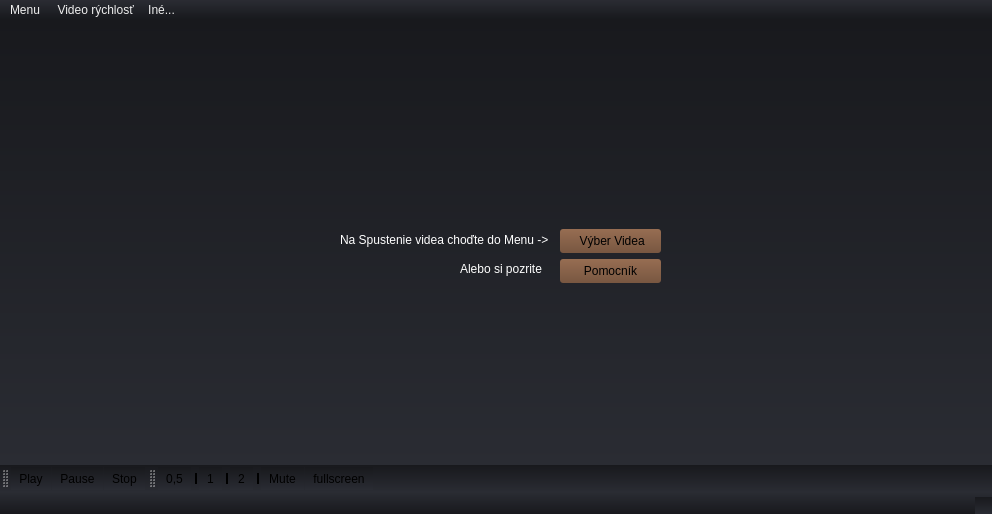
<?xml version="1.0" encoding="UTF-8"?>
<ui version="4.0">
 <class>MainWindow</class>
 <widget class="QMainWindow" name="MainWindow">
  <property name="geometry">
   <rect>
    <x>0</x>
    <y>0</y>
    <width>992</width>
    <height>514</height>
   </rect>
  </property>
  <property name="windowTitle">
   <string>MainWindow</string>
  </property>
  <property name="styleSheet">
   <string notr="true">QWidget
{
	background-color: qlineargradient(spread:repeat, x1:1, y1:0, x2:1, y2:1, stop:0 rgba(24, 25, 29, 255),stop:1 rgba(42, 44, 51, 255));
	color: #000000;
	border-color: #000000;

}


/*-----QLabel-----*/
QLabel
{
	background-color: transparent;
	color: #ffffff;

}


QLabel::disabled
{
	background-color: transparent;
	color: gray;

}


/*-----QMenuBar-----*/
QMenuBar
{
	background-color: qlineargradient(spread:repeat, x1:1, y1:0, x2:1, y2:1, stop:0 rgba(42, 44, 51, 255), stop:1 rgba(24, 25, 29, 255));
	color: #eee;
	border-color: #000000;

}


QMenuBar::item
{
    background-color: transparent;
	
}


QMenuBar::item:disabled
{
    background-color: transparent;
	color: gray;

}


QMenuBar::item:selected
{
    background-color: qlineargradient(spread:repeat, x1:1, y1:0, x2:1, y2:1, stop:0 rgba(171, 129, 102, 255),stop:1 rgba(140, 107, 85, 255));

}


QMenuBar::item:pressed
{
    background-color: qlineargradient(spread:repeat, x1:1, y1:0, x2:1, y2:1, stop:0 rgba(121, 79, 52, 255),stop:1 rgba(90, 57, 35, 255));
    border: 1px solid #794f34;
    margin-bottom: -1px;
    padding-bottom: 1px;

}


/*-----QMenu-----*/
QMenu
{
    background-color: qlineargradient(spread:repeat, x1:1, y1:0, x2:1, y2:1, stop:0 rgba(24, 25, 29, 255),stop:1 rgba(42, 44, 51, 255));
    border: 1px solid;
    color: #eee;

}


QMenu::separator
{
    height: 1px;
    background-color: #000;
    color: #ffffff;
    padding-left: 4px;
    margin-left: 10px;
    margin-right: 5px;

}


QMenu::item
{
    min-width : 150px;
    padding: 3px 20px 3px 20px;

}


QMenu::item:selected
{
    background-color: qlineargradient(spread:repeat, x1:1, y1:0, x2:1, y2:1, stop:0 rgba(121, 79, 52, 255),stop:1 rgba(90, 57, 35, 255));
    color: #ffffff;

}


QMenu::item:disabled
{
    color: #262626;

}



/*-----QPushButton-----*/
QPushButton
{
	background-color: qlineargradient(spread:repeat, x1:1, y1:0, x2:1, y2:1, stop:0 rgba(151, 109, 82, 255),stop:1 rgba(120, 87, 65, 255));
	color: #000000;
	border-color: #000000;
	border-radius: 3px;

}


QPushButton::hover
{
	background-color: qlineargradient(spread:repeat, x1:1, y1:0, x2:1, y2:1, stop:0 rgba(171, 129, 102, 255),stop:1 rgba(140, 107, 85, 255));
	color: #000000;
	border-color: #000000;
	border-radius: 3px;

}


QPushButton::pressed
{
	background-color: qlineargradient(spread:repeat, x1:1, y1:0, x2:1, y2:1, stop:0 rgba(121, 79, 52, 255),stop:1 rgba(90, 57, 35, 255));
	color: #000000;
	border-color: #000000;
	border-radius: 3px;

}


QPushButton::checked
{
	background-color: qlineargradient(spread:repeat, x1:1, y1:0, x2:1, y2:1, stop:0 rgba(121, 79, 52, 255),stop:1 rgba(90, 57, 35, 255));
	color: #000000;
	border-color: #000000;
	border-radius: 3px;

}


/*-----QSlider-----*/
QSlider{
	background-color: transparent;

}


QSlider::groove:horizontal 
{
	background-color: transparent;
	height: 3px;

}


QSlider::sub-page:horizontal 
{
	background-color: qlineargradient(spread:repeat, x1:1, y1:0, x2:1, y2:1, stop:0 rgba(121, 79, 52, 255),stop:1 rgba(90, 57, 35, 255));

}


QSlider::add-page:horizontal 
{
	background-color: #666765;

}


QSlider::handle:horizontal 
{
	background-color: qlineargradient(spread:repeat, x1:1, y1:0, x2:1, y2:1, stop:0 rgba(151, 109, 82, 255),stop:1 rgba(120, 87, 65, 255));
	width: 14px;
	margin: -5px;
	border-radius: 6px;

}


QSlider::handle:horizontal:hover 
{
	background-color: qlineargradient(spread:repeat, x1:1, y1:0, x2:1, y2:1, stop:0 rgba(121, 79, 52, 255),stop:1 rgba(90, 57, 35, 255));

}


QSlider::sub-page:horizontal:disabled 
{
	background-color: #bbb;
	border-color: #999;

}


QSlider::add-page:horizontal:disabled 
{
	background-color: #eee;
	border-color: #999;

}


QSlider::handle:horizontal:disabled 
{
	background-color: #eee;
	border: 1px solid #aaa;
	border-radius: 3px;

}


/*-----QStatusBar-----*/
QStatusBar
{
	background-color: qlineargradient(spread:repeat, x1:1, y1:0, x2:1, y2:1, stop:0 rgba(42, 44, 51, 255), stop:1 rgba(24, 25, 29, 255));
	color: #eee;
	border-color: #000000;

}

QToolBar {
 
}</string>
  </property>
  <widget class="QWidget" name="centralwidget">
   <widget class="QLabel" name="label">
    <property name="geometry">
     <rect>
      <x>340</x>
      <y>190</y>
      <width>321</width>
      <height>61</height>
     </rect>
    </property>
    <property name="text">
     <string>Na Spustenie videa choďte do Menu -&gt; </string>
    </property>
   </widget>
   <widget class="QPushButton" name="actionVyber_videa_2">
    <property name="geometry">
     <rect>
      <x>560</x>
      <y>210</y>
      <width>101</width>
      <height>24</height>
     </rect>
    </property>
    <property name="text">
     <string> Výber Videa</string>
    </property>
    <property name="icon">
     <iconset resource="resources.qrc">
      <normaloff>:/images/resources/VyberVidea-2.png</normaloff>:/images/resources/VyberVidea-2.png</iconset>
    </property>
   </widget>
   <widget class="QLabel" name="label_2">
    <property name="geometry">
     <rect>
      <x>460</x>
      <y>240</y>
      <width>221</width>
      <height>20</height>
     </rect>
    </property>
    <property name="text">
     <string>Alebo si pozrite </string>
    </property>
   </widget>
   <widget class="QPushButton" name="pushButton">
    <property name="geometry">
     <rect>
      <x>560</x>
      <y>240</y>
      <width>101</width>
      <height>24</height>
     </rect>
    </property>
    <property name="text">
     <string>Pomocník</string>
    </property>
   </widget>
  </widget>
  <widget class="QMenuBar" name="menubar">
   <property name="geometry">
    <rect>
     <x>0</x>
     <y>0</y>
     <width>992</width>
     <height>21</height>
    </rect>
   </property>
   <widget class="QMenu" name="menuMenu">
    <property name="title">
     <string>Menu</string>
    </property>
    <addaction name="actionVyber_videa"/>
    <addaction name="actionPlay"/>
    <addaction name="actionPause"/>
    <addaction name="actionStop"/>
   </widget>
   <widget class="QMenu" name="menuIn">
    <property name="title">
     <string> Video rýchlosť</string>
    </property>
    <addaction name="actionSlowMotion"/>
    <addaction name="actionNormalMotion"/>
    <addaction name="actionFastMotion"/>
   </widget>
   <widget class="QMenu" name="menuIn_2">
    <property name="title">
     <string>Iné...</string>
    </property>
    <addaction name="actionPomocn_k"/>
   </widget>
   <addaction name="menuMenu"/>
   <addaction name="menuIn"/>
   <addaction name="menuIn_2"/>
  </widget>
  <widget class="QStatusBar" name="statusbar"/>
  <widget class="QToolBar" name="toolBar">
   <property name="windowTitle">
    <string>toolBar</string>
   </property>
   <attribute name="toolBarArea">
    <enum>BottomToolBarArea</enum>
   </attribute>
   <attribute name="toolBarBreak">
    <bool>false</bool>
   </attribute>
   <addaction name="actionPlay"/>
   <addaction name="actionPause"/>
   <addaction name="actionStop"/>
  </widget>
  <widget class="QToolBar" name="toolBar_4">
   <property name="windowTitle">
    <string>toolBar_4</string>
   </property>
   <attribute name="toolBarArea">
    <enum>BottomToolBarArea</enum>
   </attribute>
   <attribute name="toolBarBreak">
    <bool>false</bool>
   </attribute>
   <addaction name="actionSlowMotion"/>
   <addaction name="separator"/>
   <addaction name="actionNormalMotion"/>
   <addaction name="separator"/>
   <addaction name="actionFastMotion"/>
   <addaction name="separator"/>
   <addaction name="actionMute"/>
   <addaction name="actionfullscreen"/>
  </widget>
  <action name="actionPlay">
   <property name="icon">
    <iconset resource="resources.qrc">
     <normaloff>:/images/resources/play-2.png</normaloff>:/images/resources/play-2.png</iconset>
   </property>
   <property name="text">
    <string>Play</string>
   </property>
  </action>
  <action name="actionPause">
   <property name="icon">
    <iconset resource="resources.qrc">
     <normaloff>:/images/resources/pause-2.png</normaloff>:/images/resources/pause-2.png</iconset>
   </property>
   <property name="text">
    <string>Pause</string>
   </property>
   <property name="shortcut">
    <string>Space</string>
   </property>
  </action>
  <action name="actionVyber_videa">
   <property name="icon">
    <iconset resource="resources.qrc">
     <normaloff>:/images/resources/VyberVidea-2.png</normaloff>:/images/resources/VyberVidea-2.png</iconset>
   </property>
   <property name="text">
    <string>Vyber videa</string>
   </property>
  </action>
  <action name="actionStop">
   <property name="icon">
    <iconset resource="resources.qrc">
     <normaloff>:/images/resources/Stop-2.png</normaloff>:/images/resources/Stop-2.png</iconset>
   </property>
   <property name="text">
    <string>Stop</string>
   </property>
  </action>
  <action name="actionSlowMotion">
   <property name="text">
    <string>0,5</string>
   </property>
   <property name="toolTip">
    <string>Slow Motion</string>
   </property>
  </action>
  <action name="actionNormalMotion">
   <property name="text">
    <string>1</string>
   </property>
   <property name="toolTip">
    <string>Normal Motion</string>
   </property>
  </action>
  <action name="actionFastMotion">
   <property name="text">
    <string>2</string>
   </property>
   <property name="toolTip">
    <string>Fast Motion</string>
   </property>
  </action>
  <action name="actionMute">
   <property name="checkable">
    <bool>true</bool>
   </property>
   <property name="icon">
    <iconset resource="resources.qrc">
     <normaloff>:/images/resources/Sound-off-icon.png</normaloff>:/images/resources/Sound-off-icon.png</iconset>
   </property>
   <property name="text">
    <string>Mute</string>
   </property>
  </action>
  <action name="actionvolumeup">
   <property name="text">
    <string>volumeup</string>
   </property>
   <property name="shortcut">
    <string>Up</string>
   </property>
  </action>
  <action name="actionvolumedown">
   <property name="text">
    <string>volumedown</string>
   </property>
   <property name="shortcut">
    <string>Down</string>
   </property>
  </action>
  <action name="actionfullscreen">
   <property name="icon">
    <iconset resource="resources.qrc">
     <normaloff>:/images/resources/fullscreen.png</normaloff>:/images/resources/fullscreen.png</iconset>
   </property>
   <property name="text">
    <string>fullscreen</string>
   </property>
   <property name="shortcut">
    <string>F11, Esc</string>
   </property>
  </action>
  <action name="actionPomocn_k">
   <property name="text">
    <string>Pomocník</string>
   </property>
  </action>
 </widget>
 <resources>
  <include location="resources.qrc"/>
 </resources>
 <connections>
  <connection>
   <sender>actionMute</sender>
   <signal>toggled(bool)</signal>
   <receiver>actionSlowMotion</receiver>
   <slot>trigger()</slot>
   <hints>
    <hint type="sourcelabel">
     <x>-1</x>
     <y>-1</y>
    </hint>
    <hint type="destinationlabel">
     <x>-1</x>
     <y>-1</y>
    </hint>
   </hints>
  </connection>
 </connections>
</ui>
